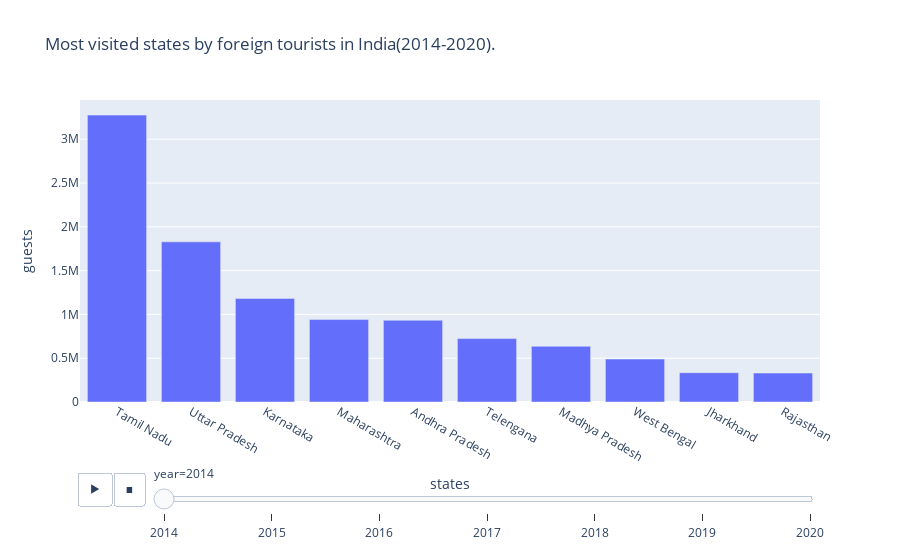

The notebook cell this image was saved under:
### Code cell
#plotting the graph
fig2 = px.bar(dfnew2, x="states", y="guests", animation_frame="year", 
       labels={"states":"states", "visitors": "Tourists (in millions)"},
       title="Most visited states by foreign tourists in India(2014-2020).")
fig2.layout.updatemenus[0].buttons[0].args[1]["frame"]["duration"] = 3000

yranges = {2018:[0, 6000000]}

for f in fig2.frames:
    if int(f.name) in yranges.keys():
        f.layout.update(yaxis_range = yranges[int(f.name)])


fig2.show()

### Figure 1 — Plotly figure (JSON) as saved in the notebook; plotly's stock layout.template omitted (floating-point values rounded to 4 significant figures)
{"data": [{"alignmentgroup": "True", "hovertemplate": "year=2014<br>states=%{x}<br>guests=%{y}<extra></extra>", "legendgroup": "", "marker": {"color": "#636efa", "pattern": {"shape": ""}}, "name": "", "offsetgroup": "", "orientation": "v", "showlegend": false, "textposition": "auto", "type": "bar", "x": ["Tamil Nadu", "Uttar Pradesh", "Karnataka", "Maharashtra", "Andhra Pradesh", "Telengana", "Madhya Pradesh", "West Bengal", "Jharkhand", "Rajasthan"], "xaxis": "x", "y": [3276000.0, 1828000.0, 1183000.0, 941300.0, 933100.0, 724000.0, 636100.0, 490300.0, 334300.0, 330800.0], "yaxis": "y"}], "layout": {"autosize": true, "barmode": "relative", "legend": {"tracegroupgap": 0}, "sliders": [{"active": 0, "currentvalue": {"prefix": "year="}, "len": 0.9, "pad": {"b": 10, "t": 60}, "steps": [{"args": [["2014"], {"frame": {"duration": 0, "redraw": true}, "fromcurrent": true, "mode": "immediate", "transition": {"duration": 0, "easing": "linear"}}], "label": "2014", "method": "animate"}, {"args": [["2015"], {"frame": {"duration": 0, "redraw": true}, "fromcurrent": true, "mode": "immediate", "transition": {"duration": 0, "easing": "linear"}}], "label": "2015", "method": "animate"}, {"args": [["2016"], {"frame": {"duration": 0, "redraw": true}, "fromcurrent": true, "mode": "immediate", "transition": {"duration": 0, "easing": "linear"}}], "label": "2016", "method": "animate"}, {"args": [["2017"], {"frame": {"duration": 0, "redraw": true}, "fromcurrent": true, "mode": "immediate", "transition": {"duration": 0, "easing": "linear"}}], "label": "2017", "method": "animate"}, {"args": [["2018"], {"frame": {"duration": 0, "redraw": true}, "fromcurrent": true, "mode": "immediate", "transition": {"duration": 0, "easing": "linear"}}], "label": "2018", "method": "animate"}, {"args": [["2019"], {"frame": {"duration": 0, "redraw": true}, "fromcurrent": true, "mode": "immediate", "transition": {"duration": 0, "easing": "linear"}}], "label": "2019", "method": "animate"}, {"args": [["2020"], {"frame": {"duration": 0, "redraw": true}, "fromcurrent": true, "mode": "immediate", "transition": {"duration": 0, "easing": "linear"}}], "label": "2020", "method": "animate"}], "x": 0.1, "xanchor": "left", "y": 0, "yanchor": "top"}], "title": {"text": "Most visited states by foreign tourists in India(2014-2020)."}, "updatemenus": [{"buttons": [{"args": [null, {"frame": {"duration": 3000, "redraw": true}, "fromcurrent": true, "mode": "immediate", "transition": {"duration": 500, "easing": "linear"}}], "label": "&#9654;", "method": "animate"}, {"args": [[null], {"frame": {"duration": 0, "redraw": true}, "fromcurrent": true, "mode": "immediate", "transition": {"duration": 0, "easing": "linear"}}], "label": "&#9724;", "method": "animate"}], "direction": "left", "pad": {"r": 10, "t": 70}, "showactive": false, "type": "buttons", "x": 0.1, "xanchor": "right", "y": 0, "yanchor": "top"}], "xaxis": {"anchor": "y", "autorange": true, "domain": [0, 1], "range": [-0.5, 9.5], "title": {"text": "states"}, "type": "category"}, "yaxis": {"anchor": "x", "autorange": true, "domain": [0, 1], "range": [0, 3448000.0], "title": {"text": "guests"}, "type": "linear"}}}
